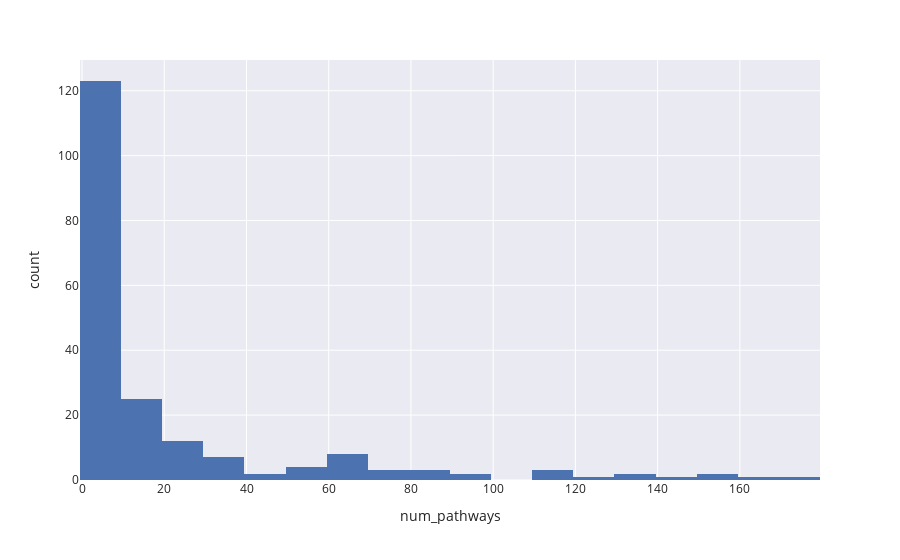

Notebook code for this chart:
### Code cell
louvain_num_pathways = louvain_results.groupby("cluster").count().sort_values(by="pvalue",ascending=False).drop(columns="odds_ratio").rename(columns={"pvalue":"num_pathways"})
louvain_num_pathways
fig = px.histogram(louvain_num_pathways,x="num_pathways")
fig.show()

### Figure 1 — Plotly figure (JSON) as saved in the notebook; plotly's stock layout.template omitted (floating-point values rounded to 4 significant figures; data arrays with more than 128 entries replaced by an {"elided": "..."} marker saying what was removed)
{"data": [{"alignmentgroup": "True", "bingroup": "x", "hovertemplate": "num_pathways=%{x}<br>count=%{y}<extra></extra>", "legendgroup": "", "marker": {"color": "rgb(76,114,176)", "pattern": {"shape": ""}}, "name": "", "offsetgroup": "", "orientation": "v", "showlegend": false, "type": "histogram", "x": {"elided": "200 int values"}, "xaxis": "x", "yaxis": "y"}], "layout": {"barmode": "relative", "legend": {"tracegroupgap": 0}, "margin": {"t": 60}, "xaxis": {"anchor": "y", "domain": [0, 1], "title": {"text": "num_pathways"}}, "yaxis": {"anchor": "x", "domain": [0, 1], "title": {"text": "count"}}}}
